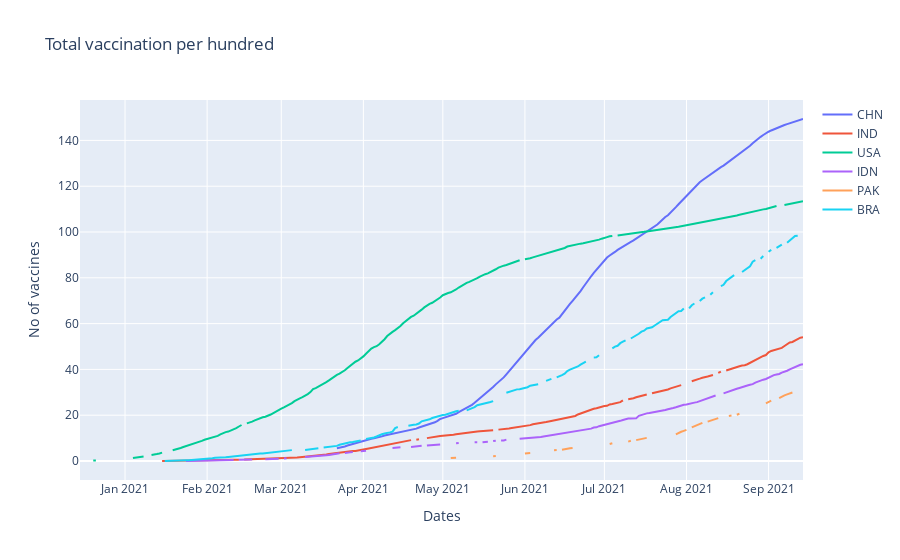

The cell this chart's notebook holds for it:
### Code cell
fig = go.Figure()
for i in range(6):
    fig.add_trace(go.Scatter(x=dfs[i]['date'], y=dfs[i]['total_vaccinations_per_hundred'],
                    mode='lines',
                    name=iso_6[i]))
fig.update_layout(title='Total vaccination per hundred',
                   xaxis_title='Dates',
                   yaxis_title='No of vaccines')
fig.show()

### Figure 1 — Plotly figure (JSON) as saved in the notebook; plotly's stock layout.template omitted (floating-point values rounded to 4 significant figures; data arrays with more than 128 entries replaced by an {"elided": "..."} marker saying what was removed)
{"data": [{"mode": "lines", "name": "CHN", "type": "scatter", "x": {"elided": "274 str values"}, "y": {"elided": "274 float values"}}, {"mode": "lines", "name": "IND", "type": "scatter", "x": {"elided": "243 str values"}, "y": {"elided": "243 float values"}}, {"mode": "lines", "name": "USA", "type": "scatter", "x": {"elided": "269 str values"}, "y": {"elided": "269 float values"}}, {"mode": "lines", "name": "IDN", "type": "scatter", "x": {"elided": "246 str values"}, "y": {"elided": "246 float values"}}, {"mode": "lines", "name": "PAK", "type": "scatter", "x": {"elided": "225 str values"}, "y": {"elided": "225 float values"}}, {"mode": "lines", "name": "BRA", "type": "scatter", "x": {"elided": "242 str values"}, "y": {"elided": "242 float values"}}], "layout": {"title": {"text": "Total vaccination per hundred"}, "xaxis": {"title": {"text": "Dates"}}, "yaxis": {"title": {"text": "No of vaccines"}}}}
